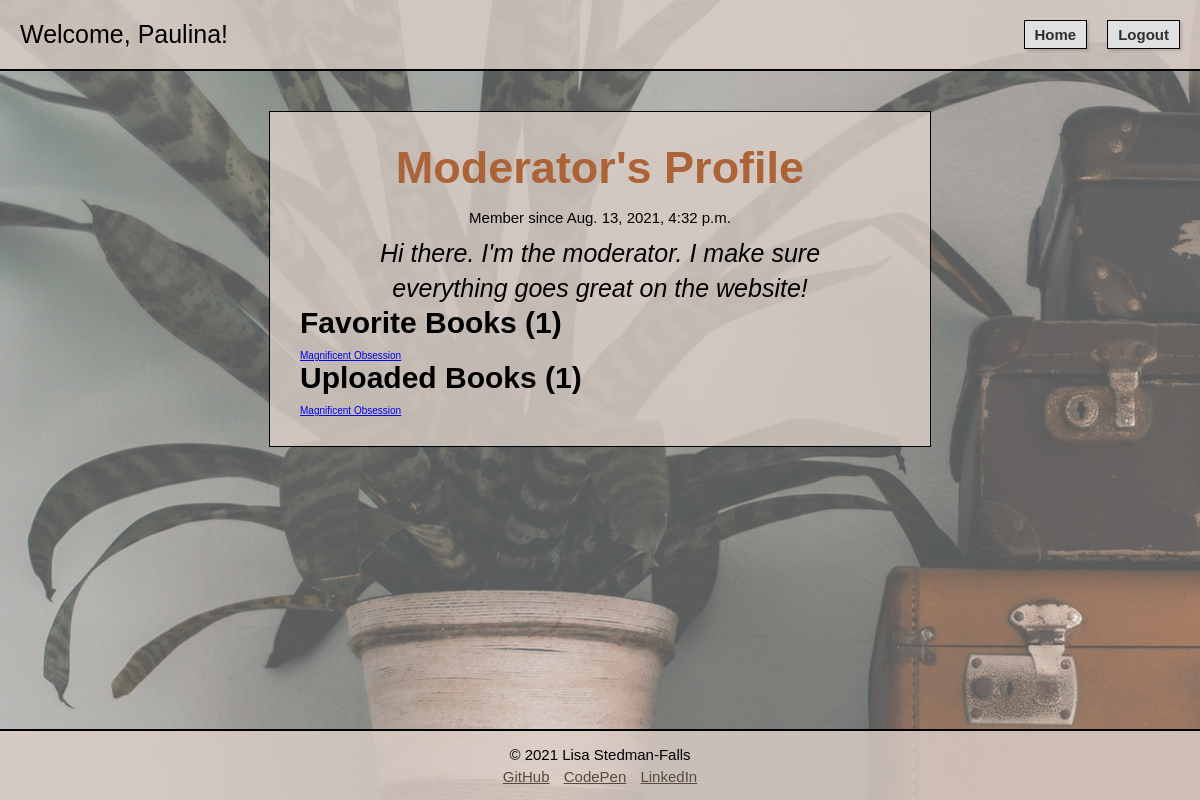
The page /book/user/1 (signed in) on the database as committed earlier.
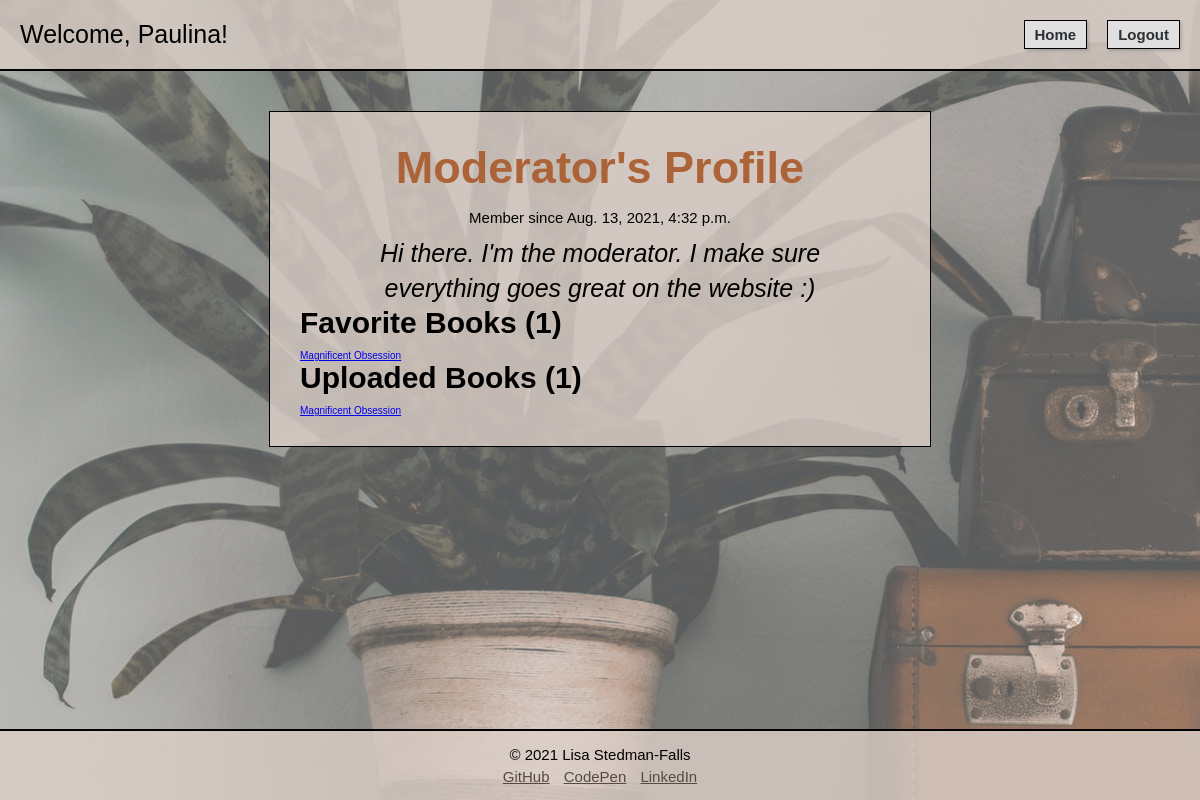
The same page on the database as committed later.
### login_registration_app/models.py (models this page shows, shortened)
class User(models.Model):
    first_name = models.CharField(max_length=255)
    last_name = models.CharField(max_length=255)
    username = models.CharField(max_length=20, default="")
    email = models.CharField(max_length=255)
    password = models.CharField(max_length=255)
    bio = models.TextField(default="")
    created_at = models.DateTimeField(auto_now_add=True)
    updated_at = models.DateTimeField(auto_now=True)
    objects = UserManager()

### books_app/views.py (the view)
# urls.py: path('user/<int:user_id>', views.user_page), #GET request to display a specific object's info
def user_page(request, user_id): #GET REQUEST
    this_user= User.objects.get(id=request.session["user_id"])
    a_user = User.objects.get(id = user_id)
    admin = User.objects.get(id = 1)
    uploaded_books = a_user.books_uploaded.all()
    book_count = uploaded_books.count()
    favorited_books = a_user.books_favorited.all()
    favorite_count= favorited_books.count()
    context = {
        "this_user":this_user,
        "a_user": a_user,
        "favorited_books": favorited_books,
        "uploaded_books":uploaded_books,
        "book_count": book_count,
        "favorite_count":favorite_count,
        "admin": admin,
    }
    return render(request, "user_page.html", context)

### books_app/templates/user_page.html (shortened to what this page needs)
<!DOCTYPE html>
<html lang="en-US">
<head>
    {% load static %}
    <link rel="stylesheet" href="{% static 'user_page.css' %}">
</head>
<body>
    <div id="container">
        <nav>
            <p>Welcome, {{this_user.first_name}}!</p>
            <div id="nav_actions">
                <a href="/book">Home</a>
                <form action="/logout" method="POST">
                    <button type="submit">Logout</button>
                </form>
            </div>
        </nav>
        <div id="wrapper">
            <div id="user">
                <h1>{{a_user.username}}'s Profile</h1>
                <p>Member since {{a_user.created_at}}</p>
                <p>{{a_user.bio}}</p>
                <h2>Favorite Books ({{favorite_count}})</h2>
                {% for book in favorited_books %}
                <p>
                    <a href ="/book/{{book.id}}">{{book.title}}</a>
                </p>
                {% endfor %}
                <h2>Uploaded Books ({{book_count}})</h2>
                {% for book in uploaded_books %}
                <p>
                    <a href ="/book/{{book.id}}">{{book.title}}</a>
                </p>
                {% endfor %}
            </div>
        </div>
        <footer>
            <p>&#169; 2021 Lisa Stedman-Falls</p>
            <a href="https://github.com/Lstedmanfalls/" target="_blank">GitHub</a>
            <a href="https://codepen.io/lstedmanfalls" target="_blank">CodePen</a>
            <a href="https://www.linkedin.com/in/lstedmanfalls/" target="_blank">LinkedIn</a>
        </footer>
    </div>
</body>
</html>

Rows that differ between the two databases and show on the page:
changed User "Moderator": bio "Hi there. I'm the moderator. I make sure everything goes great on the website!" → "Hi there. I'm the moderator. I make sure everything goes great on the website :)"
